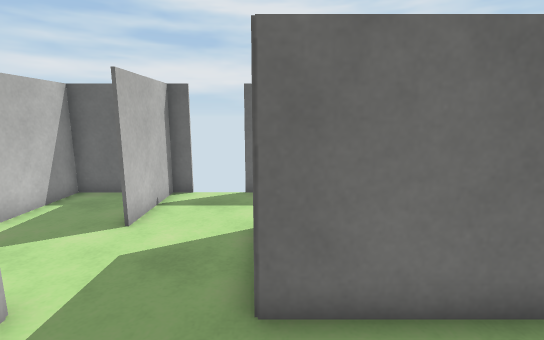
View 1 (above)

16 first-person views from a walk through a Unity game level. The camera is 1.4 m above the floor, tilts 10° down and sees 85° across. The floor is counted in squares, 0.5 m on a side. Each view is taken from the middle of a square. On the plan, view 1 faces up. The plan holds only what a view shows up to about 20 squares ahead; the rest is blank. Surface patterns are stand-ins for the level's own textures.

View 2
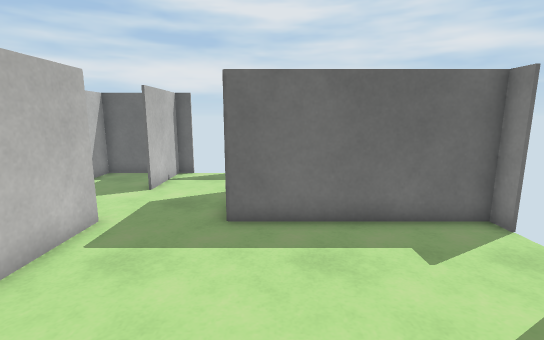

View 3
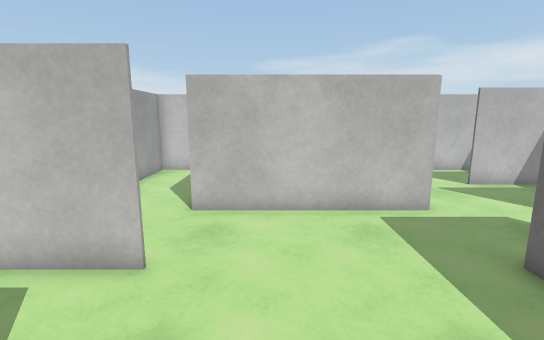

View 4
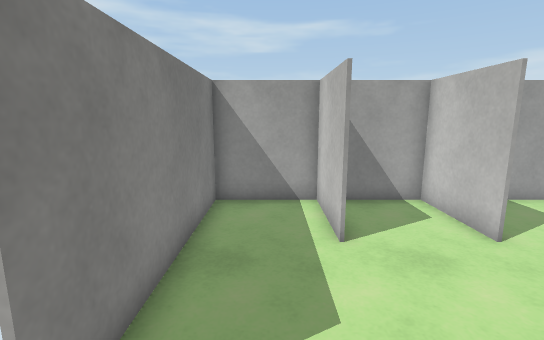

View 5
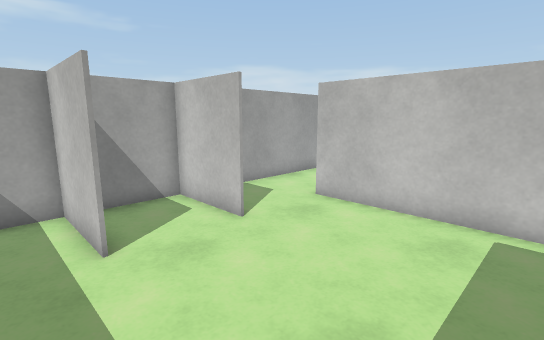

View 6
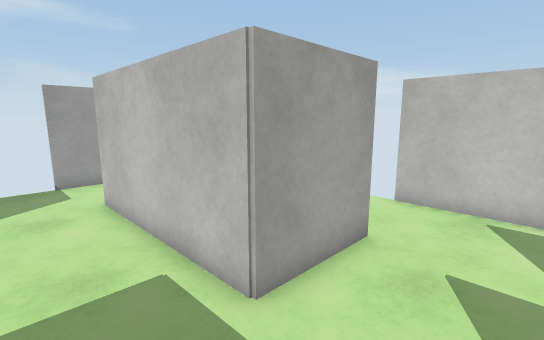

View 7
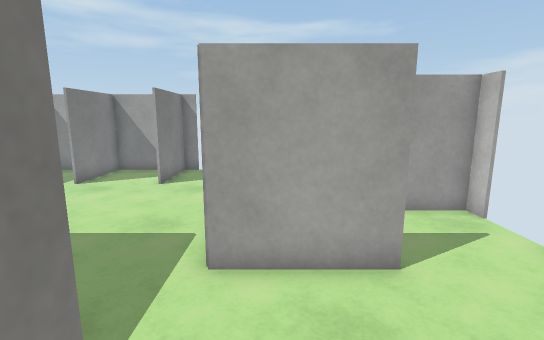

View 8
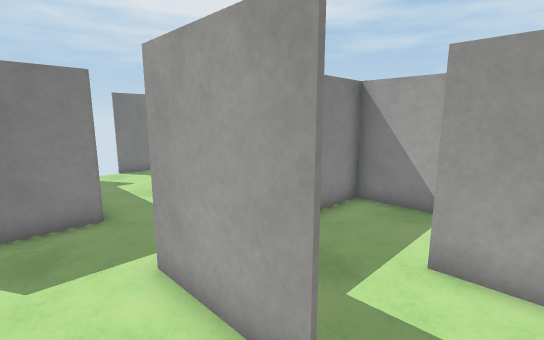

View 9
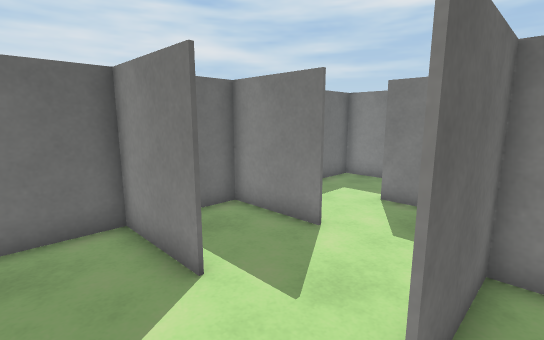

View 10
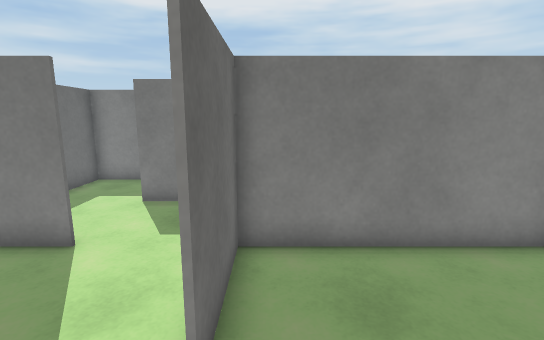

View 11
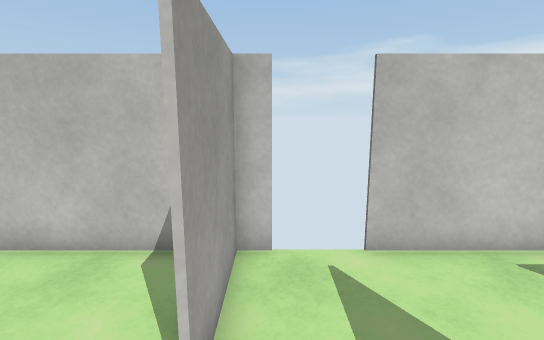

View 12
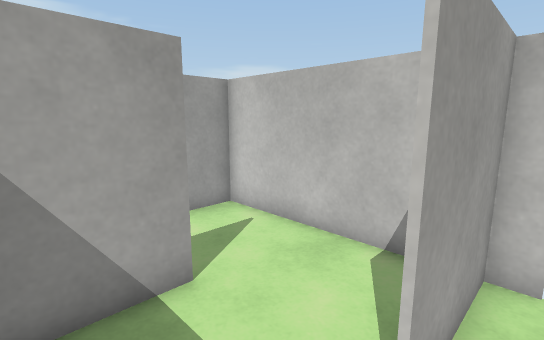

View 13
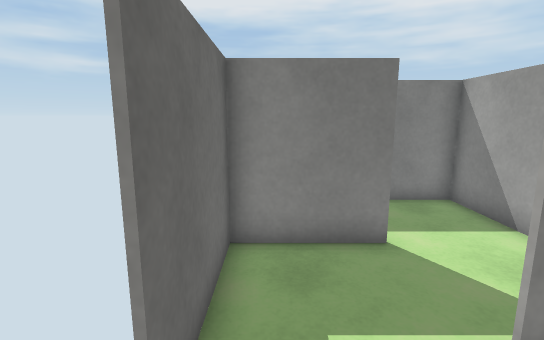

View 14
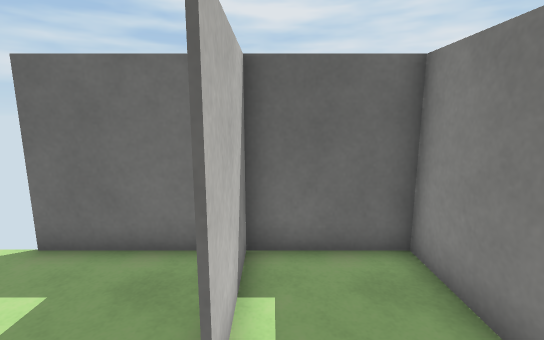

View 15
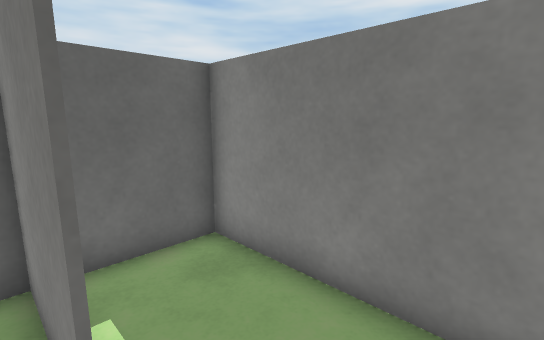

View 16
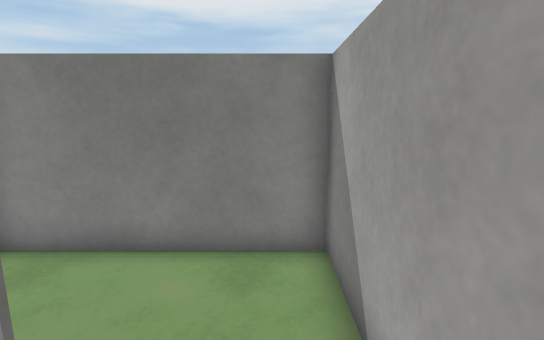

### Floor plan
Points are (right, up) in squares from view 1. A wall is a line through its corners. A room is listed if a view was taken in it or the views show most of it. See-through windows are left out.
Room 1 (views 1, 2, 3, 4, 5)
walls: (-0.2, -3.4) (-0.2, -7); (3.4, -3.4) (3.4, -7) (3.4, -3.4); (-0.3, -7) (-0.3, -3.4); (-1.1, -6.9) (7, -6.9) (7, 1); (-3.8, 3.8) (-3.8, -3.5); (7, 3.7) (-0.3, 3.7); (-11, -3.5) (-11, -6.9) (-3, -6.9)
ways out: opening at (-2, 4) to room 2; opening at (-9, -3) to room 8; gap at (-3, -7); gap at (-1, -7); gap at (7, 1); gap at (7, 3)
Room 2 (views 6, 13)
walls: (-0.3, 3.7) (-0.3, 7.5); (-3.8, 11) (-3.8, 7.4); (0.6, 10.9) (-1.1, 10.9)
ways out: opening at (-2, 4) to room 1; opening at (-4, 6) to room 3; opening at (0, 9) to room 7; gap at (-3, 11); gap at (-1, 11)
Room 3 (view 7)
walls: (-3.9, 7.4) (-3.9, 11); (-6.5, 3.8) (-3.8, 3.8); (-2.9, 10.9) (-6.9, 10.9); (-7.3, 11) (-7.3, 7.4)
ways out: opening at (-4, 6) to room 2; opening at (-7, 6) to room 4
Room 4 (view 8)
walls: (-7.4, 7.4) (-7.4, 11); (-11, 9.9) (-11, 4.5); (-7.5, 3.8) (-6.5, 3.8); (-6.9, 10.9) (-9.9, 10.9)
ways out: opening at (-7, 6) to room 3; opening at (-9, 4) to room 5
Room 5 (views 9, 10, 11, 12)
walls: (-11, 1.1) (-11, 0.3) (-7.4, 0.3); (-11, 4.5) (-11, 3); (-3.9, 0.5) (-3.9, 3.7) (-7.5, 3.7)
ways out: opening at (-9, 4) to room 4; opening at (-6, 0) to room 8; gap at (-11, 1); gap at (-11, 3)
Room 6 (view 14)
walls: (3.4, 11) (3.4, 7.4); (3.5, 3.8) (7, 3.8); (7, 2.9) (7, 10.9) (3.1, 10.9)
ways out: opening at (3, 6) to room 7
Room 7 (views 15, 16)
walls: (3.4, 7.4) (3.4, 11); (2, 3.8) (3.5, 3.8); (3.1, 10.9) (0.6, 10.9)
ways out: opening at (0, 9) to room 2; opening at (3, 6) to room 6
Room 8 (no view inside)
walls: (-7.5, -3.3) (-3.9, -3.3) (-3.9, 0.5); (-11, -1) (-11, -3.5)
ways out: opening at (-9, -3) to room 1; opening at (-6, 0) to room 5

Positions as (right, up) in squares from view 1, and headings:
1: (0, 0), facing up
2: (1, -4), facing up
3: (5, -1), facing left
4: (5, 3), facing down
5: (5, 3), facing down-left
6: (-1, 7), facing down-left
7: (-5, 9), facing down
8: (-9, 6), facing down-right
9: (-10, 3), facing up-right
10: (-10, 3), facing right
11: (-5, 1), facing left
12: (-5, 1), facing down-left
13: (-3, 10), facing right
14: (4, 5), facing up
15: (3, 5), facing up-right
16: (1, 5), facing right
